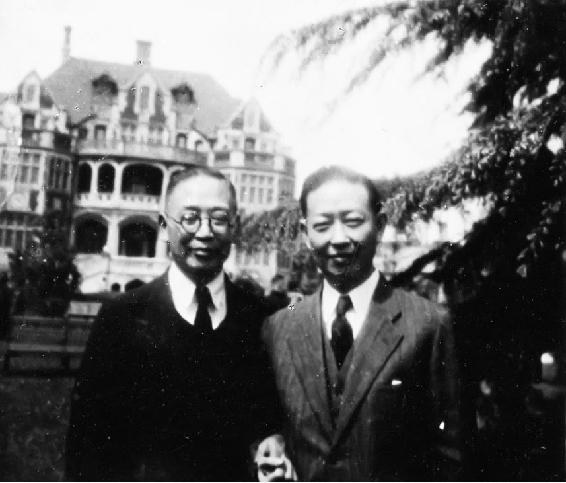
#> input picture data/figs/00059.jpg, 566 x 483 px, found by its file name; its folder holds only this picture in this run
$ python montage.py ../data/figs/00059.jpg
#> lines starting #> are read from the running program, lines starting #| are printed output that depends on the picture
#!/usr/bin/env python3
"""Contact sheet of figure crops for a fast QA sweep.

Reviewing every crop against its page is the expensive step; a montage lets
many crops be eyeballed in one image for the obvious failure -- a clipped
head, a sliver of the next photo, a caption swallowed into the frame. Each
tile is labelled with its filename so a bad one can be named and re-cropped.

Usage: montage.py file1.png file2.png ... [--out sheet.png] [--cols 4] [--tile 360]
       montage.py --glob 'p004*-*.png' [--out sheet.png]
Files are resolved under data/figs/.
"""
import argparse
import glob as globmod
import os

import cv2
import numpy as np

ROOT = os.path.dirname(os.path.dirname(os.path.abspath(__file__)))
FIGS = os.path.join(ROOT, "data", "figs")


def main():
    ap = argparse.ArgumentParser()
    ap.add_argument("files", nargs="*")
    ap.add_argument("--glob")
    ap.add_argument("--out", default=os.path.join(FIGS, "_montage.png"))
    ap.add_argument("--cols", type=int, default=4)
    ap.add_argument("--tile", type=int, default=380)
    a = ap.parse_args()

    names = list(a.files)
    if a.glob:
        names += [os.path.basename(p) for p in
                  sorted(globmod.glob(os.path.join(FIGS, a.glob)))]
    names = [n for n in names if not n.startswith("_")]
    if not names:
        raise SystemExit("no crops given")

    tile = a.tile
    pad = 8
    lab = 22
    cell = tile + 2 * pad + lab
    cols = a.cols
    rows = (len(names) + cols - 1) // cols
    sheet = np.full((rows * cell, cols * cell, 3), 245, np.uint8)

    for i, name in enumerate(names):
        img = cv2.imread(os.path.join(FIGS, name))
#> img is the input picture: shape (483, 566, 3); min 0, max 255, mean 106.3
        r, c = divmod(i, cols)
        y0 = r * cell
        x0 = c * cell
        if img is not None:
            h, w = img.shape[:2]
#> h = 483; w = 566
            s = min(tile / w, tile / h)
#> s = 0.671
            rw, rh = int(w * s), int(h * s)
#> rw = 380; rh = 324
            resized = cv2.resize(img, (rw, rh), interpolation=cv2.INTER_AREA)
            oy = y0 + lab + pad + (tile - rh) // 2
#> oy = 58
            ox = x0 + pad + (tile - rw) // 2
#> ox = 8
            sheet[oy:oy + rh, ox:ox + rw] = resized
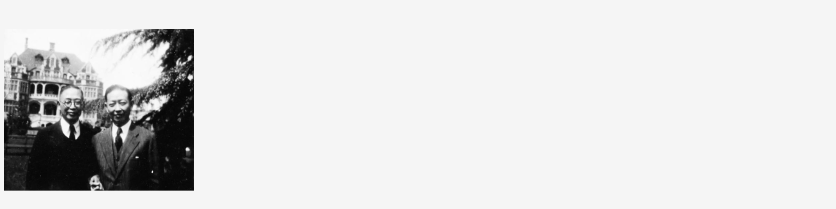
#> sheet: shape (418, 1672, 3) (shown at 1/2 size); min 1, max 253, mean 220.6
            cv2.rectangle(sheet, (ox, oy), (ox + rw, oy + rh), (200, 200, 200), 1)
        cv2.putText(sheet, name, (x0 + pad, y0 + 16),
                    cv2.FONT_HERSHEY_SIMPLEX, 0.42, (0, 0, 160), 1)
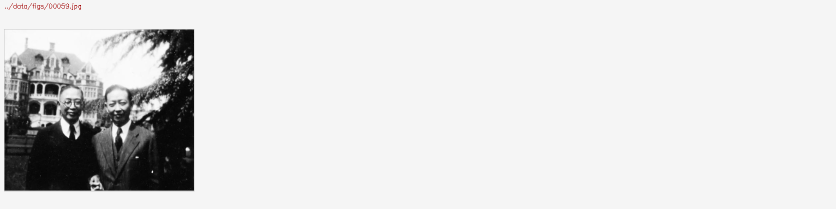
#> sheet: shape (418, 1672, 3) (shown at 1/2 size); mean B, G, R 220.4, 220.4, 220.5
    cv2.imwrite(a.out, sheet)
    print(a.out, "tiles", len(names), "%dx%d" % (cols, rows))


if __name__ == "__main__":
    main()

$ run again, on data/figs/00091.jpg
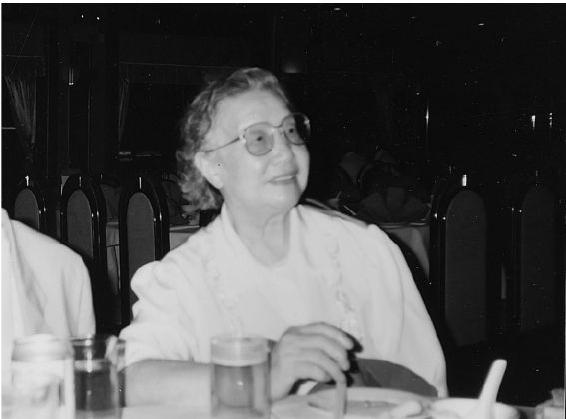
#> input picture data/figs/00091.jpg, 566 x 419 px, found by its file name
#> in main, img is the input picture: shape (419, 566, 3); min 0, max 255, mean 82.9
#> in main, `sheet[oy:oy + rh, ox:ox + rw] = resized`:
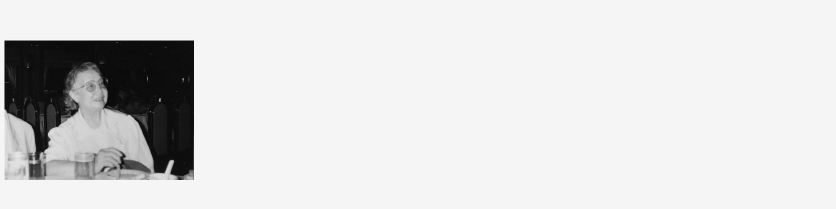
#> sheet: shape (418, 1672, 3) (shown at 1/2 size); min 4, max 255, mean 220.2
#> in main, `cv2.putText(sheet, name, (x0 + pad, y0 + 16), cv2.FONT_HERSHEY_SIMPLEX..`:
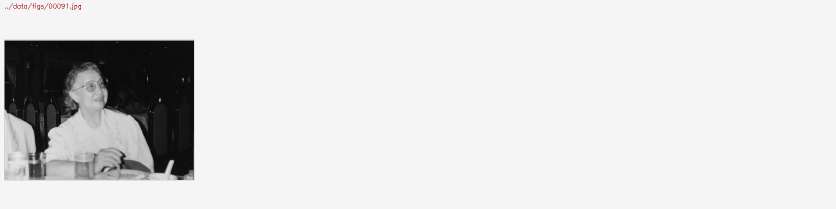
#> sheet: shape (418, 1672, 3) (shown at 1/2 size); mean B, G, R 220, 220, 220.1

$ run again, on data/figs/00097.jpg
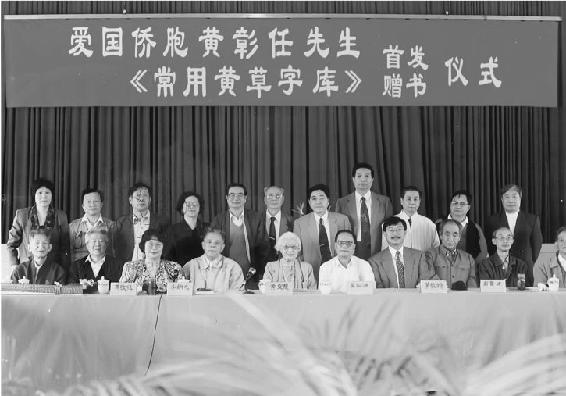
#> input picture data/figs/00097.jpg, 566 x 396 px, found by its file name
#> in main, img is the input picture: shape (396, 566, 3); min 0, max 255, mean 124.2
#> in main, `resized = cv2.resize(img, (rw, rh), interpolation=cv2.INTER_AREA)`:
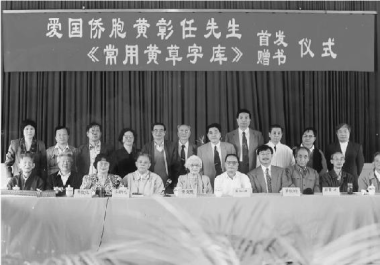
#> resized: shape (265, 380, 3); min 15, max 252, mean 124.2
#> in main, `cv2.putText(sheet, name, (x0 + pad, y0 + 16), cv2.FONT_HERSHEY_SIMPLEX..`:
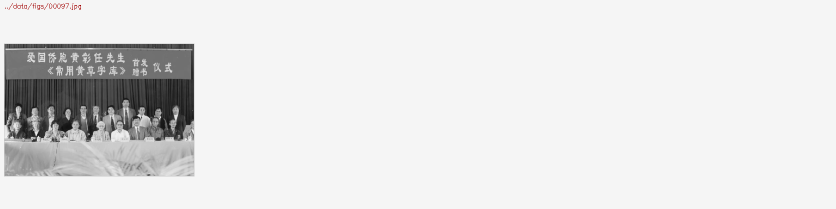
#> sheet: shape (418, 1672, 3) (shown at 1/2 size); mean B, G, R 227.4, 227.4, 227.5

$ run again, on data/figs/00100.jpg
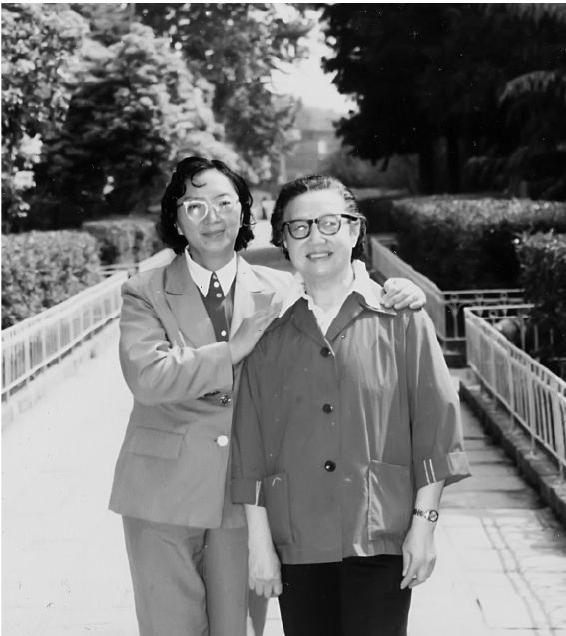
#> input picture data/figs/00100.jpg, 566 x 636 px, found by its file name
#> in main, img is the input picture: shape (636, 566, 3); min 0, max 255, mean 117.1
#> in main, `sheet[oy:oy + rh, ox:ox + rw] = resized`:
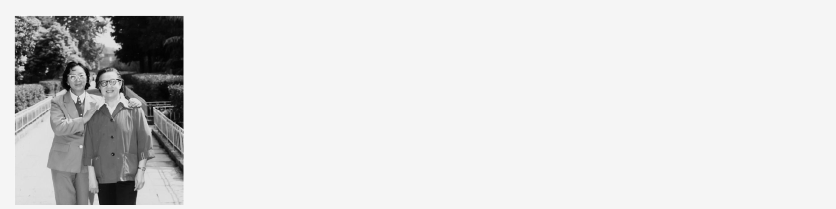
#> sheet: shape (418, 1672, 3) (shown at 1/2 size); min 0, max 255, mean 221.5
#> in main, `cv2.putText(sheet, name, (x0 + pad, y0 + 16), cv2.FONT_HERSHEY_SIMPLEX..`:
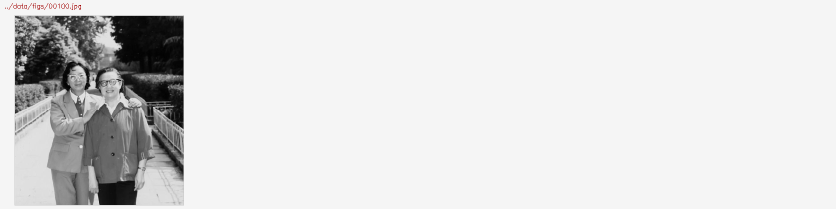
#> sheet: shape (418, 1672, 3) (shown at 1/2 size); mean B, G, R 221.3, 221.3, 221.4

$ run again, on data/figs/00060.jpg
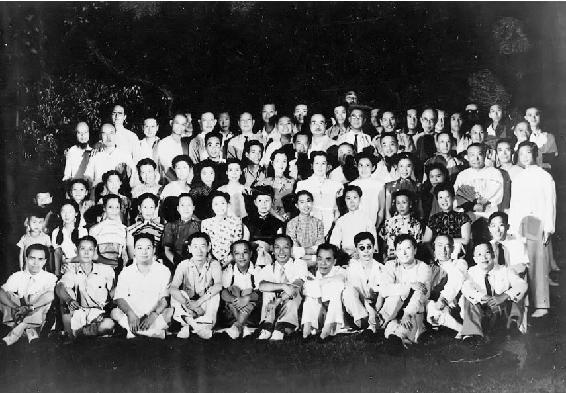
#> input picture data/figs/00060.jpg, 566 x 393 px, found by its file name
#> in main, img is the input picture: shape (393, 566, 3); min 0, max 255, mean 93.8
#> in main, `resized = cv2.resize(img, (rw, rh), interpolation=cv2.INTER_AREA)`:
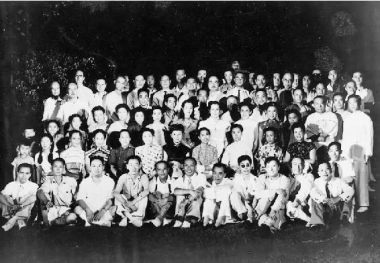
#> resized: shape (263, 380, 3); min 2, max 252, mean 93.8
#> in main, `cv2.putText(sheet, name, (x0 + pad, y0 + 16), cv2.FONT_HERSHEY_SIMPLEX..`:
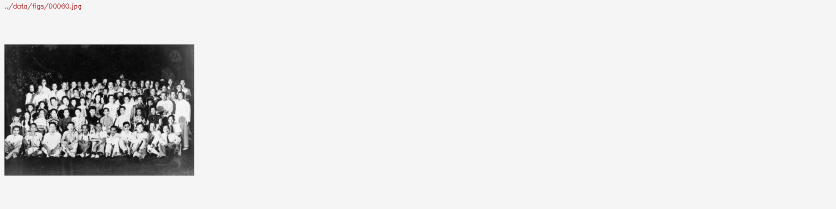
#> sheet: shape (418, 1672, 3) (shown at 1/2 size); mean B, G, R 223.3, 223.3, 223.4
